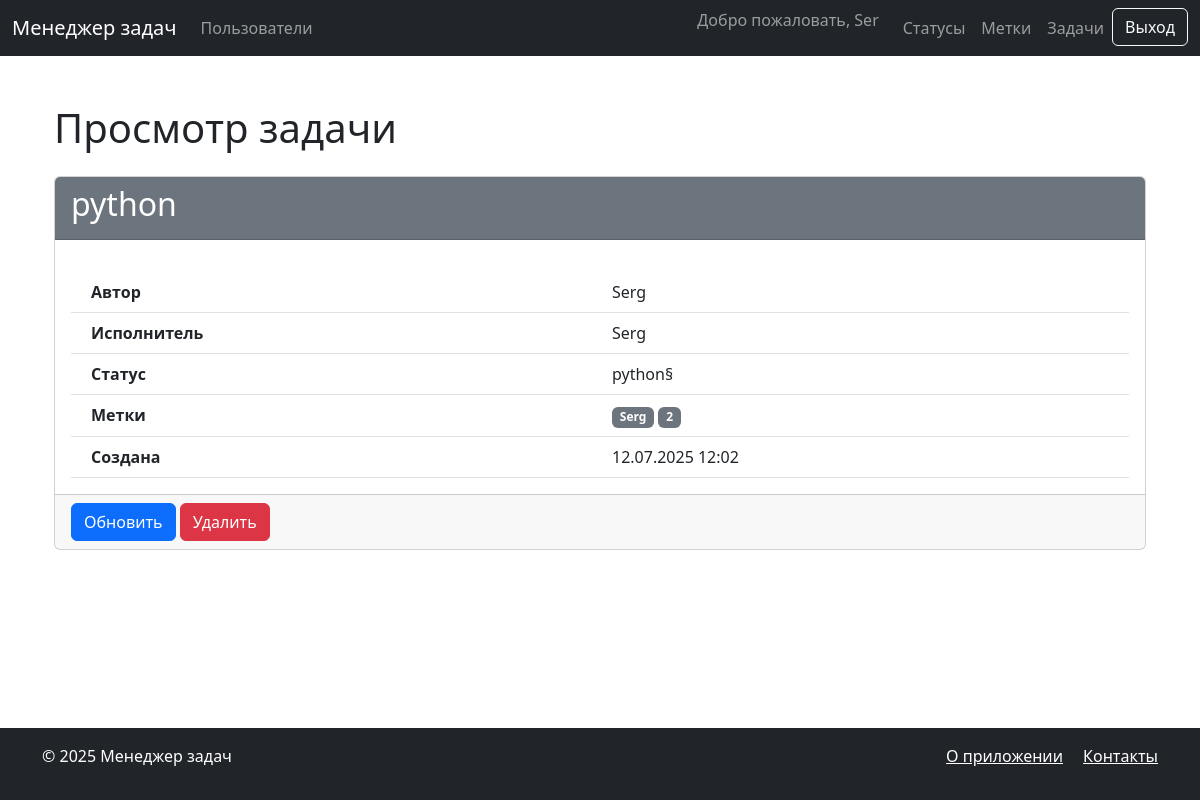
The page /tasks/4/ (signed in) on the database its author committed.
### tasks/models.py (models this page shows, shortened)
class Task(models.Model):
    name = models.CharField(
        max_length=100,
        verbose_name=_('Name')
    )
    description = models.TextField(
        blank=True,
        verbose_name=_('Description')
    )
    created_at = models.DateTimeField(
        auto_now_add=True,
        verbose_name=_('Created at')
    )
    author = models.ForeignKey(
        settings.AUTH_USER_MODEL,
        on_delete=models.PROTECT,
        related_name='authored_tasks',
        verbose_name=_('Author')
    )
    executor = models.ForeignKey(
        settings.AUTH_USER_MODEL,
        on_delete=models.PROTECT,
        related_name='assigned_tasks',
        blank=True,
        null=True,
        verbose_name=_('Executor')
    )
    status = models.ForeignKey(
        Status,
        on_delete=models.PROTECT,
        related_name='tasks',
        verbose_name=_('Status')
    )
    labels = models.ManyToManyField(
        'labels.Label',
        related_name='tasks',
        blank=True,
        verbose_name=_('Labels')
    )
    class Meta:
        verbose_name = _('Task')
        verbose_name_plural = _('Tasks')

### statuses/models.py (models this page shows, shortened)
class Status(models.Model):
    name = models.CharField(
        max_length=100,
        unique=True,
        verbose_name=_('Name')
    )
    created_at = models.DateTimeField(
        auto_now_add=True,
        verbose_name=_('Created at')
    )
    class Meta:
        verbose_name = _('Status')
        verbose_name_plural = _('Statuses')

### labels/models.py (models this page shows, shortened)
class Label(models.Model):
    name = models.CharField(
        max_length=100,
        unique=True,
        verbose_name=_('ИмяN')
    )
    created_at = models.DateTimeField(
        auto_now_add=True,
        verbose_name=_('Создана')
    )
    class Meta:
        verbose_name = _('Label')
        verbose_name_plural = _('Labels')

### tasks/views.py (the view)
# urls.py: path('<int:pk>/', views.TaskDetailView.as_view(), name='detail'),
class TaskDetailView(LoginRequiredMixin, DetailView):
    model = Task
    template_name = 'tasks/detail.html'
    context_object_name = 'task'

### task_manager/templates/tasks/detail.html (shortened to what this page needs)
{% extends "base.html" %}
{% load i18n %}
{% block content %}
<div class="container">
    <h1 class="my-4">{% trans "Просмотр задачи" %}</h1>
    <div class="card">
        <div class="card-header bg-secondary text-white">
            <h2>{{ task.name }}</h2>
        </div>
        <div class="card-body">
            <div class="container">
                <div class="row border-bottom p-2">
                    <div class="col fw-bold">{% trans "Автор" %}</div>
                    <div class="col">{{ task.author.username }}</div>
                </div>
                <div class="row border-bottom p-2">
                    <div class="col fw-bold">{% trans "Исполнитель" %}</div>
                    <div class="col">{{ task.executor.username|default:"-" }}</div>
                </div>
                <div class="row border-bottom p-2">
                    <div class="col fw-bold">{% trans "Статус" %}</div>
                    <div class="col">{{ task.status.name }}</div>
                </div>
                <div class="row border-bottom p-2">
                    <div class="col fw-bold">{% trans "Метки" %}</div>
                    <div class="col">
                        {% for label in task.labels.all %}
                            <span class="badge bg-secondary">{{ label.name }}</span>
                        {% empty %}
                            {% trans "Нет меток" %}
                        {% endfor %}
                    </div>
                </div>
                <div class="row border-bottom p-2">
                    <div class="col fw-bold">{% trans "Создана" %}</div>
                    <div class="col">{{ task.created_at|date:"d.m.Y H:i" }}</div>
                </div>
            </div>
        </div>
        <div class="card-footer">
            <a href="{% url 'tasks:update' task.id %}" class="btn btn-primary">
                {% trans "Обновить" %}
            </a>
            <a href="{% url 'tasks:delete' task.id %}" class="btn btn-danger">
                {% trans "Удалить" %}
            </a>
        </div>
    </div>
</div>
{% endblock %}

### task_manager/templates/base.html (shortened to what this page needs)
{% load i18n django_bootstrap5 %}
<!DOCTYPE html>
<html lang="{{ LANGUAGE_CODE }}">
<head>
    {% bootstrap_css %}
</head>
<body class="d-flex flex-column min-vh-100">
    <nav class="navbar navbar-expand-lg navbar-dark bg-dark">
        <div class="container-fluid">
            <a class="navbar-brand" href="/">{% trans "Менеджер задач" %}</a>
            <div class="collapse navbar-collapse" id="navbarNav">
                <ul class="navbar-nav me-auto">
                    <li class="nav-item">
                        <a class="nav-link" href="{% url 'users:users' %}">{% trans "Пользователи" %}</a>
                    </li>
                </ul>
                <ul class="navbar-nav">
                    {% if user.is_authenticated %}
                    <li class="nav-item">
                        <span class="navbar-text me-3">{% trans "Добро пожаловать" %}, {{ user.username }}</span>
                    </li>
                    <li class="nav-item">
                        <a class="nav-link" href="{% url 'statuses:list' %}">{% trans "Статусы" %}</a>
                    </li>
                    <li class="nav-item">
                        <a class="nav-link" href="{% url 'labels:list' %}">{% trans "Метки" %}</a>
                    </li>
                    <li class="nav-item">
                        <a class="nav-link" href="{% url 'tasks:list' %}">{% trans "Задачи" %}</a>
                    </li>
                    <li class="nav-item">
                        <form action="{% url 'logout' %}" method="post">
                            <button type="submit" class="btn btn-outline-light">{% trans "Выход" %}</button>
                        </form>
                    </li>
                    {% endif %}
                </ul>
            </div>
        </div>
    </nav>
    <main class="container my-4 flex-grow-1">
        {% block content %}{% endblock %}
    </main>
    <footer class="bg-dark text-white py-3 mt-auto">
        <div class="container">
            <div class="row">
                <div class="col-md-6">
                    <p>&copy; {% now "Y" %} {% trans "Менеджер задач" %}</p>
                </div>
                <div class="col-md-6 text-md-end">
                    <a href="#" class="text-white me-3">{% trans "О приложении" %}</a>
                    <a href="#" class="text-white">{% trans "Контакты" %}</a>
                </div>
            </div>
        </div>
    </footer>
</body>
</html>

### rows shown on the page
Task: name "python", author.username "Serg", executor.username "Serg", status.name "python§", created_at "12.07.2025 12:02"
Label: name "Serg"
Label: name "2"

### other values the page prints
{{ user.username }} "Ser"
